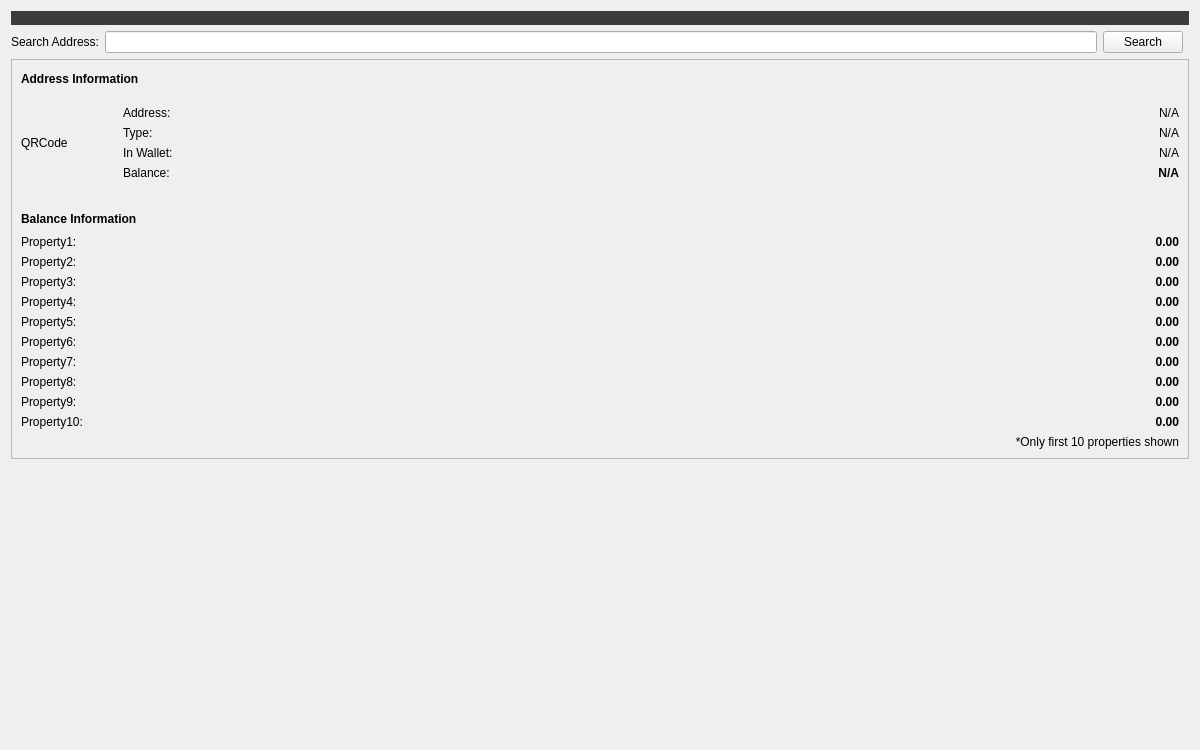
<?xml version="1.0" encoding="UTF-8"?>
<ui version="4.0">
 <class>LookupAddressDialog</class>
 <widget class="QWidget" name="LookupAddressDialog">
  <property name="geometry">
   <rect>
    <x>0</x>
    <y>0</y>
    <width>1200</width>
    <height>750</height>
   </rect>
  </property>
  <property name="windowTitle">
   <string>Form</string>
  </property>
  <layout class="QVBoxLayout" name="topLayout">
   <item>
    <widget class="QLabel" name="labelAlerts">
     <property name="visible">
      <bool>false</bool>
     </property>
     <property name="styleSheet">
      <string notr="true">background-color:rgb(60, 60, 59); color:rgb(209, 213, 219)</string>
     </property>
     <property name="wordWrap">
      <bool>true</bool>
     </property>
     <property name="margin">
      <number>3</number>
     </property>
    </widget>
   </item>
   <item>
    <layout class="QHBoxLayout" name="horizontalLayout_12">
     <property name="topMargin">
      <number>0</number>
     </property>
     <item>
      <widget class="QLabel" name="searchLabel">
       <property name="enabled">
        <bool>true</bool>
       </property>
       <property name="minimumSize">
        <size>
         <width>0</width>
         <height>0</height>
        </size>
       </property>
       <property name="text">
        <string>Search Address:</string>
       </property>
       <property name="alignment">
        <set>Qt::AlignRight|Qt::AlignTrailing|Qt::AlignVCenter</set>
       </property>
       <property name="margin">
        <number>8</number>
       </property>
      </widget>
     </item>
     <item>
      <widget class="QLineEdit" name="searchLineEdit"/>
     </item>
     <item>
      <widget class="QPushButton" name="searchButton">
       <property name="text">
        <string>Search</string>
       </property>
      </widget>
     </item>
     <item>
      <spacer name="horizontalSpacer_3">
       <property name="orientation">
        <enum>Qt::Horizontal</enum>
       </property>
       <property name="sizeType">
        <enum>QSizePolicy::Fixed</enum>
       </property>
       <property name="sizeHint" stdset="0">
        <size>
         <width>6</width>
         <height>20</height>
        </size>
       </property>
      </spacer>
     </item>
    </layout>
   </item>
   <item>
    <layout class="QHBoxLayout" name="horizontalLayout" stretch="1">
     <item>
      <layout class="QVBoxLayout" name="verticalLayout_2">
       <item>
        <widget class="QFrame" name="frame">
         <property name="frameShape">
          <enum>QFrame::StyledPanel</enum>
         </property>
         <property name="frameShadow">
          <enum>QFrame::Raised</enum>
         </property>
         <layout class="QVBoxLayout" name="verticalLayout_4">
          <item>
           <layout class="QHBoxLayout" name="horizontalLayout_7">
            <item>
             <layout class="QHBoxLayout" name="horizontalLayout_9">
              <item>
               <widget class="QLabel" name="addressInfo">
                <property name="font">
                 <font>
                  <weight>75</weight>
                  <bold>true</bold>
                 </font>
                </property>
                <property name="text">
                 <string>Address Information</string>
                </property>
               </widget>
              </item>
             </layout>
            </item>
            <item>
             <spacer name="horizontalSpacer_6">
              <property name="orientation">
               <enum>Qt::Horizontal</enum>
              </property>
              <property name="sizeHint" stdset="0">
               <size>
                <width>40</width>
                <height>20</height>
               </size>
              </property>
             </spacer>
            </item>
           </layout>
          </item>
          <item>
           <layout class="QHBoxLayout" name="horizontalLayout_2">
            <property name="topMargin">
             <number>0</number>
            </property>
            <item>
             <widget class="QLabel" name="QRCode">
              <property name="sizePolicy">
               <sizepolicy hsizetype="Fixed" vsizetype="Fixed">
                <horstretch>0</horstretch>
                <verstretch>0</verstretch>
               </sizepolicy>
              </property>
              <property name="minimumSize">
               <size>
                <width>96</width>
                <height>96</height>
               </size>
              </property>
              <property name="text">
               <string>QRCode</string>
              </property>
             </widget>
            </item>
            <item>
             <layout class="QFormLayout" name="addressInfoLayout">
              <property name="fieldGrowthPolicy">
               <enum>QFormLayout::AllNonFixedFieldsGrow</enum>
              </property>
              <property name="formAlignment">
               <set>Qt::AlignLeading|Qt::AlignLeft|Qt::AlignVCenter</set>
              </property>
              <property name="topMargin">
               <number>0</number>
              </property>
              <item row="0" column="0">
               <widget class="QLabel" name="address">
                <property name="text">
                 <string>Address:</string>
                </property>
               </widget>
              </item>
              <item row="0" column="1">
               <widget class="QLabel" name="addressLabel">
                <property name="text">
                 <string>N/A</string>
                </property>
                <property name="alignment">
                 <set>Qt::AlignRight|Qt::AlignTrailing|Qt::AlignVCenter</set>
                </property>
               </widget>
              </item>
              <item row="1" column="0">
               <widget class="QLabel" name="addressType">
                <property name="text">
                 <string>Type:</string>
                </property>
               </widget>
              </item>
              <item row="1" column="1">
               <widget class="QLabel" name="addressTypeLabel">
                <property name="font">
                 <font>
                  <weight>50</weight>
                  <bold>false</bold>
                 </font>
                </property>
                <property name="styleSheet">
                 <string notr="true"/>
                </property>
                <property name="text">
                 <string>N/A</string>
                </property>
                <property name="alignment">
                 <set>Qt::AlignRight|Qt::AlignTrailing|Qt::AlignVCenter</set>
                </property>
               </widget>
              </item>
              <item row="2" column="1">
               <widget class="QLabel" name="isMineLabel">
                <property name="text">
                 <string>N/A</string>
                </property>
                <property name="alignment">
                 <set>Qt::AlignRight|Qt::AlignTrailing|Qt::AlignVCenter</set>
                </property>
               </widget>
              </item>
              <item row="2" column="0">
               <widget class="QLabel" name="label">
                <property name="text">
                 <string>In Wallet:</string>
                </property>
               </widget>
              </item>
              <item row="3" column="0">
               <widget class="QLabel" name="balance">
                <property name="text">
                 <string>Balance:</string>
                </property>
               </widget>
              </item>
              <item row="3" column="1">
               <widget class="QLabel" name="balanceLabel">
                <property name="font">
                 <font>
                  <weight>75</weight>
                  <bold>true</bold>
                 </font>
                </property>
                <property name="text">
                 <string>N/A</string>
                </property>
                <property name="alignment">
                 <set>Qt::AlignRight|Qt::AlignTrailing|Qt::AlignVCenter</set>
                </property>
               </widget>
              </item>
             </layout>
            </item>
           </layout>
          </item>
          <item>
           <layout class="QVBoxLayout" name="verticalLayout_6">
            <property name="topMargin">
             <number>0</number>
            </property>
           </layout>
          </item>
          <item>
           <spacer name="verticalSpacer_2">
            <property name="orientation">
             <enum>Qt::Vertical</enum>
            </property>
            <property name="sizeType">
             <enum>QSizePolicy::Fixed</enum>
            </property>
            <property name="sizeHint" stdset="0">
             <size>
              <width>20</width>
              <height>12</height>
             </size>
            </property>
           </spacer>
          </item>
          <item>
           <layout class="QHBoxLayout" name="tokenHLayout">
            <item>
             <widget class="QLabel" name="balanceInfo">
              <property name="text">
               <string>&lt;b&gt;Balance Information&lt;/b&gt;</string>
              </property>
             </widget>
            </item>
            <item>
             <spacer name="horizontalSpacer">
              <property name="orientation">
               <enum>Qt::Horizontal</enum>
              </property>
              <property name="sizeHint" stdset="0">
               <size>
                <width>40</width>
                <height>20</height>
               </size>
              </property>
             </spacer>
            </item>
           </layout>
          </item>
          <item>
           <layout class="QFormLayout" name="tokenForm">
            <property name="fieldGrowthPolicy">
             <enum>QFormLayout::AllNonFixedFieldsGrow</enum>
            </property>
            <property name="verticalSpacing">
             <number>6</number>
            </property>
            <item row="0" column="0">
             <widget class="QLabel" name="property1">
              <property name="text">
               <string>Property1:</string>
              </property>
             </widget>
            </item>
            <item row="0" column="1">
             <widget class="QLabel" name="propertyLabel1">
              <property name="font">
               <font>
                <weight>75</weight>
                <bold>true</bold>
               </font>
              </property>
              <property name="text">
               <string>0.00</string>
              </property>
              <property name="alignment">
               <set>Qt::AlignRight|Qt::AlignTrailing|Qt::AlignVCenter</set>
              </property>
             </widget>
            </item>
            <item row="1" column="0">
             <widget class="QLabel" name="property2">
              <property name="text">
               <string>Property2:</string>
              </property>
             </widget>
            </item>
            <item row="1" column="1">
             <widget class="QLabel" name="propertyLabel2">
              <property name="font">
               <font>
                <weight>75</weight>
                <bold>true</bold>
               </font>
              </property>
              <property name="text">
               <string>0.00</string>
              </property>
              <property name="alignment">
               <set>Qt::AlignRight|Qt::AlignTrailing|Qt::AlignVCenter</set>
              </property>
             </widget>
            </item>
            <item row="2" column="0">
             <widget class="QLabel" name="property3">
              <property name="text">
               <string>Property3:</string>
              </property>
             </widget>
            </item>
            <item row="2" column="1">
             <widget class="QLabel" name="propertyLabel3">
              <property name="font">
               <font>
                <weight>75</weight>
                <bold>true</bold>
               </font>
              </property>
              <property name="layoutDirection">
               <enum>Qt::LeftToRight</enum>
              </property>
              <property name="text">
               <string>0.00</string>
              </property>
              <property name="alignment">
               <set>Qt::AlignRight|Qt::AlignTrailing|Qt::AlignVCenter</set>
              </property>
             </widget>
            </item>
            <item row="3" column="0">
             <widget class="QLabel" name="property4">
              <property name="text">
               <string>Property4:</string>
              </property>
             </widget>
            </item>
            <item row="3" column="1">
             <widget class="QLabel" name="propertyLabel4">
              <property name="font">
               <font>
                <weight>75</weight>
                <bold>true</bold>
               </font>
              </property>
              <property name="text">
               <string>0.00</string>
              </property>
              <property name="alignment">
               <set>Qt::AlignRight|Qt::AlignTrailing|Qt::AlignVCenter</set>
              </property>
             </widget>
            </item>
            <item row="4" column="0">
             <widget class="QLabel" name="property5">
              <property name="text">
               <string>Property5:</string>
              </property>
             </widget>
            </item>
            <item row="4" column="1">
             <widget class="QLabel" name="propertyLabel5">
              <property name="font">
               <font>
                <weight>75</weight>
                <bold>true</bold>
               </font>
              </property>
              <property name="text">
               <string>0.00</string>
              </property>
              <property name="alignment">
               <set>Qt::AlignRight|Qt::AlignTrailing|Qt::AlignVCenter</set>
              </property>
             </widget>
            </item>
            <item row="5" column="0">
             <widget class="QLabel" name="property6">
              <property name="text">
               <string>Property6:</string>
              </property>
             </widget>
            </item>
            <item row="5" column="1">
             <widget class="QLabel" name="propertyLabel6">
              <property name="font">
               <font>
                <weight>75</weight>
                <bold>true</bold>
               </font>
              </property>
              <property name="text">
               <string>0.00</string>
              </property>
              <property name="alignment">
               <set>Qt::AlignRight|Qt::AlignTrailing|Qt::AlignVCenter</set>
              </property>
             </widget>
            </item>
            <item row="6" column="0">
             <widget class="QLabel" name="property7">
              <property name="text">
               <string>Property7:</string>
              </property>
             </widget>
            </item>
            <item row="6" column="1">
             <widget class="QLabel" name="propertyLabel7">
              <property name="font">
               <font>
                <weight>75</weight>
                <bold>true</bold>
               </font>
              </property>
              <property name="text">
               <string>0.00</string>
              </property>
              <property name="alignment">
               <set>Qt::AlignRight|Qt::AlignTrailing|Qt::AlignVCenter</set>
              </property>
             </widget>
            </item>
            <item row="7" column="0">
             <widget class="QLabel" name="property8">
              <property name="text">
               <string>Property8:</string>
              </property>
             </widget>
            </item>
            <item row="7" column="1">
             <widget class="QLabel" name="propertyLabel8">
              <property name="font">
               <font>
                <weight>75</weight>
                <bold>true</bold>
               </font>
              </property>
              <property name="text">
               <string>0.00</string>
              </property>
              <property name="alignment">
               <set>Qt::AlignRight|Qt::AlignTrailing|Qt::AlignVCenter</set>
              </property>
             </widget>
            </item>
            <item row="8" column="0">
             <widget class="QLabel" name="property9">
              <property name="text">
               <string>Property9:</string>
              </property>
             </widget>
            </item>
            <item row="8" column="1">
             <widget class="QLabel" name="propertyLabel9">
              <property name="font">
               <font>
                <weight>75</weight>
                <bold>true</bold>
               </font>
              </property>
              <property name="text">
               <string>0.00</string>
              </property>
              <property name="alignment">
               <set>Qt::AlignRight|Qt::AlignTrailing|Qt::AlignVCenter</set>
              </property>
             </widget>
            </item>
            <item row="9" column="0">
             <widget class="QLabel" name="property10">
              <property name="text">
               <string>Property10:</string>
              </property>
             </widget>
            </item>
            <item row="9" column="1">
             <widget class="QLabel" name="propertyLabel10">
              <property name="font">
               <font>
                <weight>75</weight>
                <bold>true</bold>
               </font>
              </property>
              <property name="text">
               <string>0.00</string>
              </property>
              <property name="alignment">
               <set>Qt::AlignRight|Qt::AlignTrailing|Qt::AlignVCenter</set>
              </property>
             </widget>
            </item>
            <item row="10" column="1">
             <widget class="QLabel" name="onlyLabel">
              <property name="text">
               <string>*Only first 10 properties shown</string>
              </property>
              <property name="alignment">
               <set>Qt::AlignRight|Qt::AlignTrailing|Qt::AlignVCenter</set>
              </property>
             </widget>
            </item>
           </layout>
          </item>
         </layout>
        </widget>
       </item>
       <item>
        <spacer name="verticalSpacer">
         <property name="orientation">
          <enum>Qt::Vertical</enum>
         </property>
         <property name="sizeType">
          <enum>QSizePolicy::Expanding</enum>
         </property>
         <property name="sizeHint" stdset="0">
          <size>
           <width>20</width>
           <height>20</height>
          </size>
         </property>
        </spacer>
       </item>
      </layout>
     </item>
    </layout>
   </item>
  </layout>
 </widget>
 <resources/>
 <connections/>
</ui>
